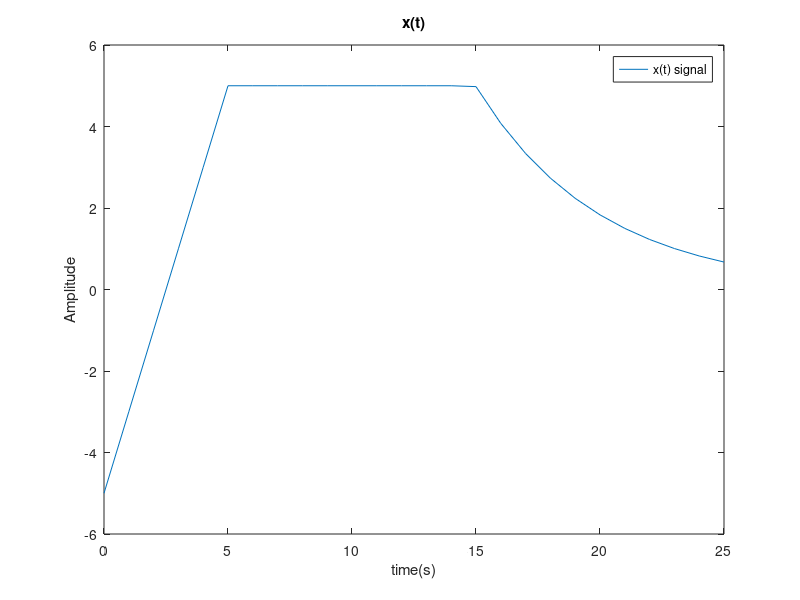
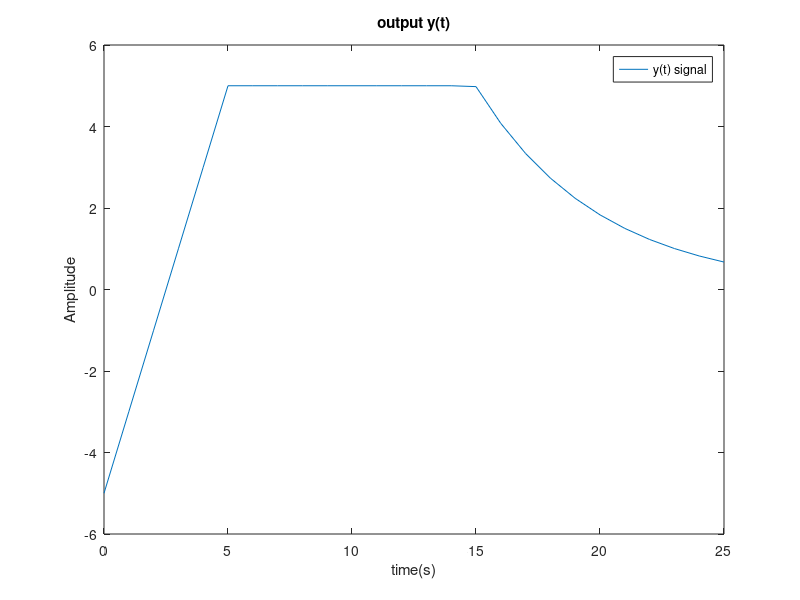
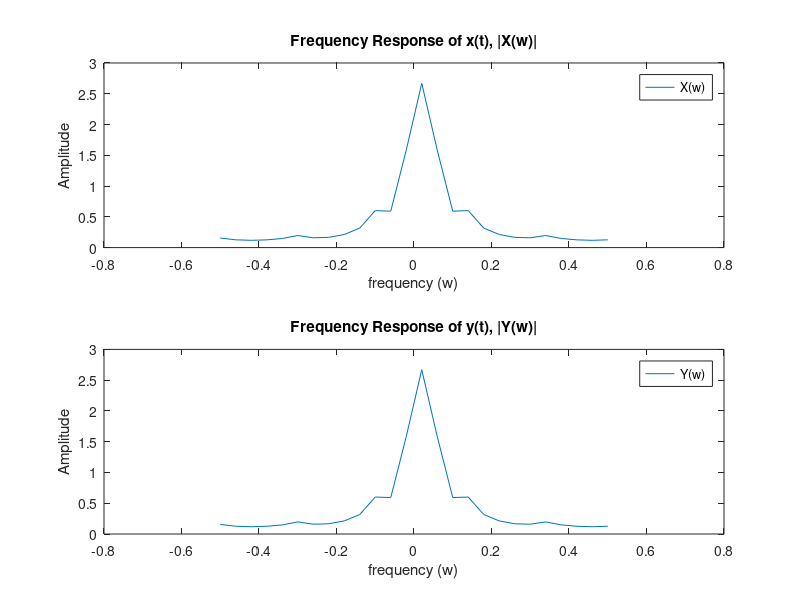
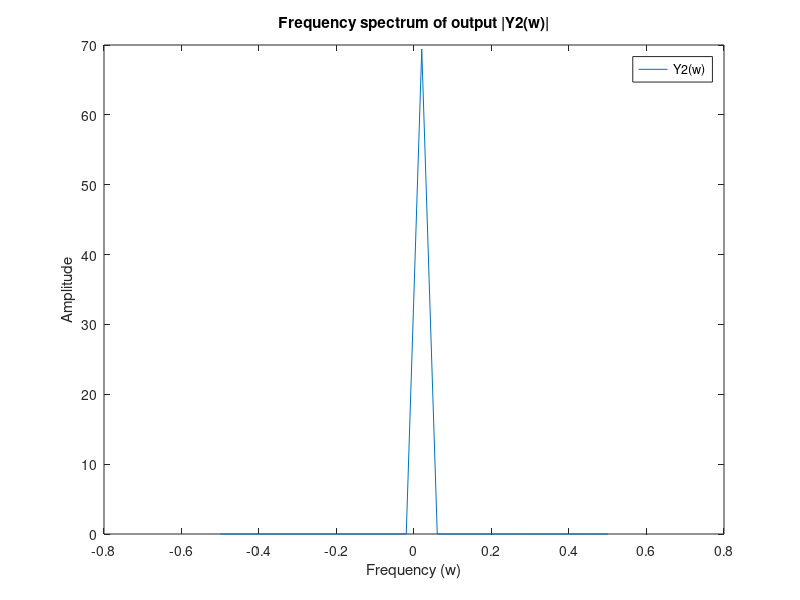

Write the MATLAB code that produced these figures, in order. (Note: this script raises an error after producing the figures.)
clc
close all
clear all

fs = 1;
T = 1/fs;


t1 = 0:T:5;
t2 = (5+T):T:(15-T);
t3 = 15:T:25;


t = [t1 t2 t3];

e = exp(1);
p = power(e,-t3/5);

xt1 = 2.*t1 - 5;
xt2 = 5*cos(2*pi.*t2);
xt3 = 100*p;

xt = [xt1 xt2 xt3];

x2t = cos(4*pi.*t);

y1t = xt.*x2t;

figure(1)
plot(t,xt)
title("x(t)")
legend('x(t) signal')
xlabel('time(s)')
ylabel('Amplitude')

figure(2)

plot(t,y1t)
title('output y(t)')
legend('y(t) signal')
xlabel('time(s)')
ylabel('Amplitude')


N = length(t);


XTF = fft(xt,N);
XTF = fftshift(XTF);
XTF = abs(XTF/N);

YTF = fft(y1t,N);
YTF = fftshift(YTF);
YTF = abs(YTF/N);

W = linspace(-fs/2,fs/2,N);

figure(3)

subplot(211)
plot(W,XTF)
title("Frequency Response of x(t), |X(w)|")
legend('X(w)')
xlabel("frequency (w)")
ylabel("Amplitude")

subplot(212)
plot(W,YTF)
title("Frequency Response of y(t), |Y(w)|")
legend('Y(w)')
xlabel("frequency (w)")
ylabel("Amplitude")


N = length(xt);
W = linspace(-fs/2,fs/2,N);

XTF = fft(xt,N);

X2TF = fft(x2t,N);

Y2TF = XTF.*X2TF;
Y2TFt = fftshift(Y2TF);
Y2TFt = abs(Y2TFt/N);



figure(4)

plot(W,Y2TFt)
title('Frequency spectrum of output |Y2(w)|')
legend('Y2(w)')
xlabel("Frequency (w)")
ylabel("Amplitude")

y2t = ifft(Y2TF,N);
tp = 0:T:51+T;

figure(5)
plot(t,y2t)
title('Output y2(t) obtained from multiplication on w domain')
legend('y2(t)')
xlabel("time(s)")
ylabel("Amplitude")
xlim([0 50])

y2tt = conv(xt,x2t);



figure(6)
plot(t,y2tt)
title('Output y2(t) obtained from convulation in time domain')
legend('y2(t)')
xlabel("time(s)")
ylabel("Amplitude")
xlim([0 50])








